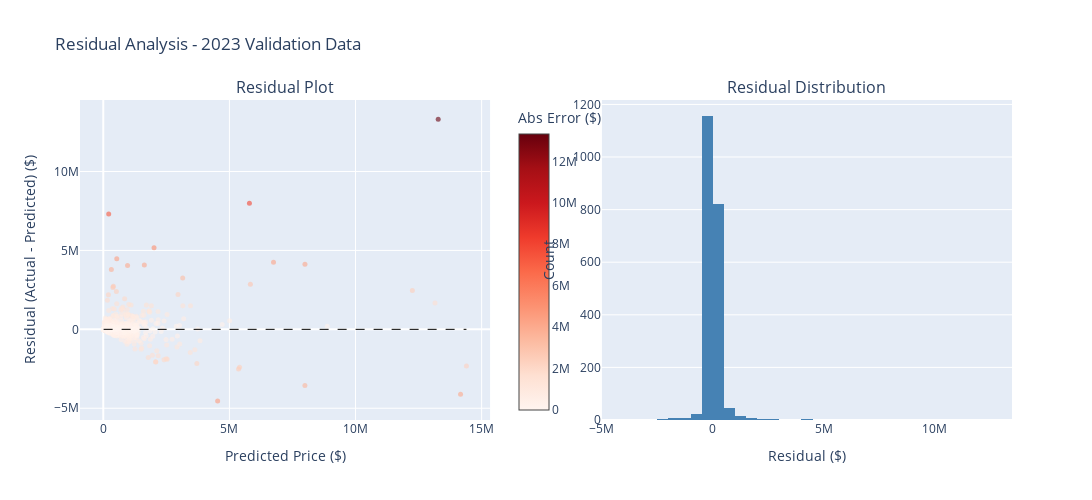

The notebook cell this image was saved under:
### Markdown cell above
### Residual Analysis (2023 Validation Data)

Examine residuals (actual - predicted) to identify patterns or systematic errors.

### Code cell
# Calculate residuals
residuals = validation_y - validation_predictions

# Create residual plots
from plotly.subplots import make_subplots

fig = make_subplots(
    rows=1, cols=2,
    subplot_titles=('Residual Plot', 'Residual Distribution'),
    horizontal_spacing=0.12
)

# Residual scatter plot
fig.add_trace(
    go.Scatter(
        x=validation_predictions,
        y=residuals,
        mode='markers',
        marker=dict(
            size=5,
            color=np.abs(residuals),
            colorscale='Reds',
            showscale=True,
            colorbar=dict(title="Abs Error ($)", x=0.46),
            opacity=0.6
        ),
        name='Residuals'
    ),
    row=1, col=1
)

# Zero line
fig.add_trace(
    go.Scatter(
        x=[validation_predictions.min(), validation_predictions.max()],
        y=[0, 0],
        mode='lines',
        line=dict(color='black', dash='dash', width=1),
        showlegend=False
    ),
    row=1, col=1
)

# Histogram of residuals
fig.add_trace(
    go.Histogram(
        x=residuals,
        nbinsx=50,
        marker_color='steelblue',
        name='Distribution',
        showlegend=False
    ),
    row=1, col=2
)

fig.update_xaxes(title_text="Predicted Price ($)", row=1, col=1)
fig.update_yaxes(title_text="Residual (Actual - Predicted) ($)", row=1, col=1)
fig.update_xaxes(title_text="Residual ($)", row=1, col=2)
fig.update_yaxes(title_text="Count", row=1, col=2)

fig.update_layout(
    title='Residual Analysis - 2023 Validation Data',
    width=1200,
    height=500,
    showlegend=False
)

fig.show()

print(f"Residual Statistics:")
print(f"  Mean:      ${residuals.mean():>12,.0f} (should be ~$0)")
print(f"  Std Dev:   ${residuals.std():>12,.0f}")
print(f"  Median:    ${residuals.median():>12,.0f}")
print(f"  Min:       ${residuals.min():>12,.0f}")
print(f"  Max:       ${residuals.max():>12,.0f}")

### Figure 1 — Plotly figure (JSON) as saved in the notebook; plotly's stock layout.template omitted (floating-point values rounded to 4 significant figures; data arrays with more than 128 entries replaced by an {"elided": "..."} marker saying what was removed)
{"data": [{"marker": {"color": {"elided": "2109 float values"}, "colorbar": {"title": {"text": "Abs Error ($)"}, "x": 0.46}, "colorscale": [[0, "rgb(255,245,240)"], [0.125, "rgb(254,224,210)"], [0.25, "rgb(252,187,161)"], [0.375, "rgb(252,146,114)"], [0.5, "rgb(251,106,74)"], [0.625, "rgb(239,59,44)"], [0.75, "rgb(203,24,29)"], [0.875, "rgb(165,15,21)"], [1, "rgb(103,0,13)"]], "opacity": 0.6, "showscale": true, "size": 5}, "mode": "markers", "name": "Residuals", "type": "scatter", "x": {"elided": "2109 float values"}, "xaxis": "x", "y": {"elided": "2109 float values"}, "yaxis": "y"}, {"line": {"color": "black", "dash": "dash", "width": 1}, "mode": "lines", "showlegend": false, "type": "scatter", "x": [13580.0, 14400000.0], "xaxis": "x", "y": [0, 0], "yaxis": "y"}, {"marker": {"color": "steelblue"}, "name": "Distribution", "nbinsx": 50, "showlegend": false, "type": "histogram", "x": {"elided": "2109 float values"}, "xaxis": "x2", "yaxis": "y2"}], "layout": {"annotations": [{"font": {"size": 16}, "showarrow": false, "text": "Residual Plot", "x": 0.22, "xanchor": "center", "xref": "paper", "y": 1, "yanchor": "bottom", "yref": "paper"}, {"font": {"size": 16}, "showarrow": false, "text": "Residual Distribution", "x": 0.78, "xanchor": "center", "xref": "paper", "y": 1, "yanchor": "bottom", "yref": "paper"}], "height": 500, "showlegend": false, "title": {"text": "Residual Analysis - 2023 Validation Data"}, "width": 1200, "xaxis": {"anchor": "y", "domain": [0, 0.44], "title": {"text": "Predicted Price ($)"}}, "xaxis2": {"anchor": "y2", "domain": [0.56, 1], "title": {"text": "Residual ($)"}}, "yaxis": {"anchor": "x", "domain": [0, 1], "title": {"text": "Residual (Actual - Predicted) ($)"}}, "yaxis2": {"anchor": "x2", "domain": [0, 1], "title": {"text": "Count"}}}}
